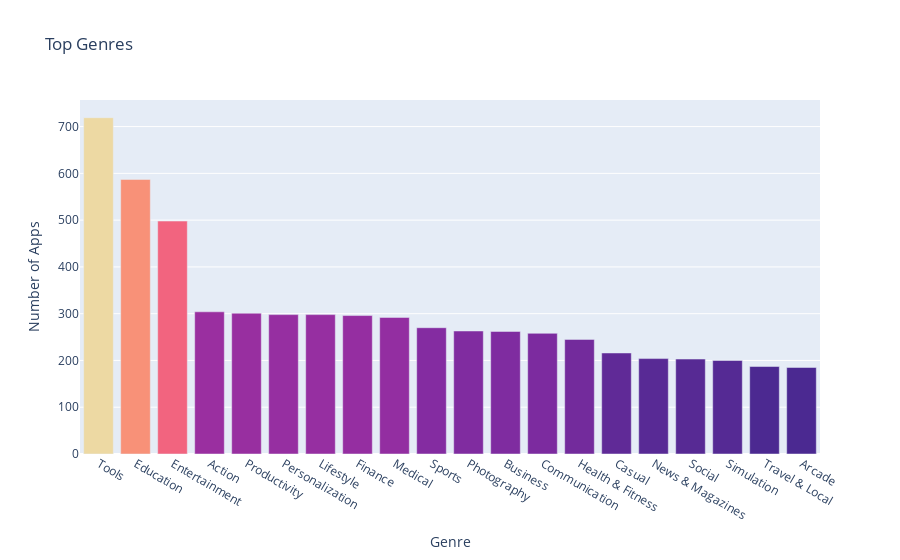

Notebook code for this chart:
### Markdown cell above
**Challenge**: Can you create this chart with the Series containing the genre data? 

<img src=https://imgur.com/DbcoQli.png width=400>

Try experimenting with the built in colour scales in Plotly. You can find a full list [here](https://plotly.com/python/builtin-colorscales/). 

* Find a way to set the colour scale using the color_continuous_scale parameter. 
* Find a way to make the color axis disappear by using coloraxis_showscale.

### Code cell
bar = px.bar(
    x=num_genres.index[:20],
    y=num_genres.values[:20],
    title='Top Genres',
    hover_name=num_genres.index[:20],
    color=num_genres.values[:20],
    color_continuous_scale='Agsunset'
)
bar.update_layout(
    xaxis_title='Genre',
    yaxis_title='Number of Apps',
    coloraxis_showscale=False   
)

bar.show()

### Figure 1 — Plotly figure (JSON) as saved in the notebook; plotly's stock layout.template omitted (floating-point values rounded to 4 significant figures)
{"data": [{"alignmentgroup": "True", "hovertemplate": "<b>%{hovertext}</b><br><br>x=%{x}<br>y=%{y}<br>color=%{marker.color}<extra></extra>", "hovertext": ["Tools", "Education", "Entertainment", "Action", "Productivity", "Personalization", "Lifestyle", "Finance", "Medical", "Sports", "Photography", "Business", "Communication", "Health & Fitness", "Casual", "News & Magazines", "Social", "Simulation", "Travel & Local", "Arcade"], "legendgroup": "", "marker": {"color": [719, 587, 498, 304, 301, 298, 298, 296, 292, 270, 263, 262, 258, 245, 216, 204, 203, 200, 187, 185], "coloraxis": "coloraxis", "pattern": {"shape": ""}}, "name": "", "offsetgroup": "", "orientation": "v", "showlegend": false, "textposition": "auto", "type": "bar", "x": ["Tools", "Education", "Entertainment", "Action", "Productivity", "Personalization", "Lifestyle", "Finance", "Medical", "Sports", "Photography", "Business", "Communication", "Health & Fitness", "Casual", "News & Magazines", "Social", "Simulation", "Travel & Local", "Arcade"], "xaxis": "x", "y": [719, 587, 498, 304, 301, 298, 298, 296, 292, 270, 263, 262, 258, 245, 216, 204, 203, 200, 187, 185], "yaxis": "y"}], "layout": {"barmode": "relative", "coloraxis": {"colorbar": {"title": {"text": "color"}}, "colorscale": [[0, "rgb(75, 41, 145)"], [0.1667, "rgb(135, 44, 162)"], [0.3333, "rgb(192, 54, 157)"], [0.5, "rgb(234, 79, 136)"], [0.6667, "rgb(250, 120, 118)"], [0.8333, "rgb(246, 169, 122)"], [1, "rgb(237, 217, 163)"]], "showscale": false}, "legend": {"tracegroupgap": 0}, "title": {"text": "Top Genres"}, "xaxis": {"anchor": "y", "domain": [0, 1], "title": {"text": "Genre"}}, "yaxis": {"anchor": "x", "domain": [0, 1], "title": {"text": "Number of Apps"}}}}
